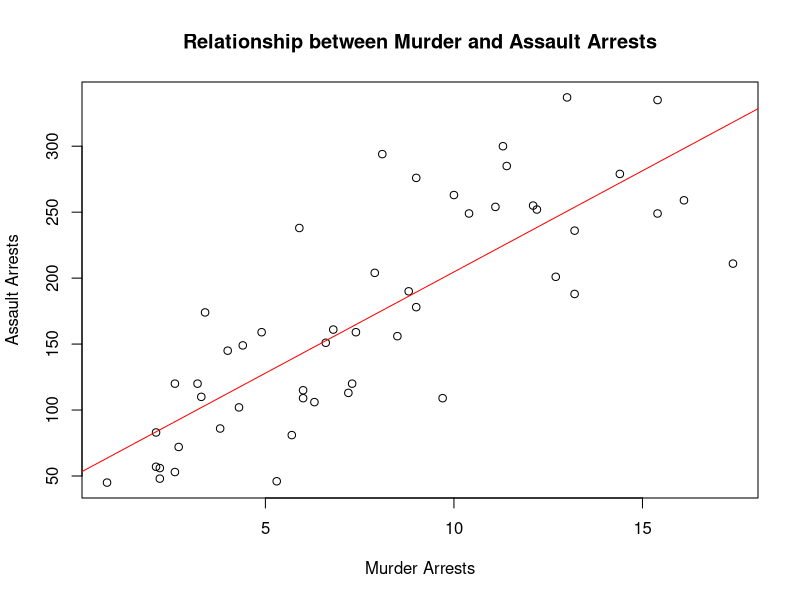
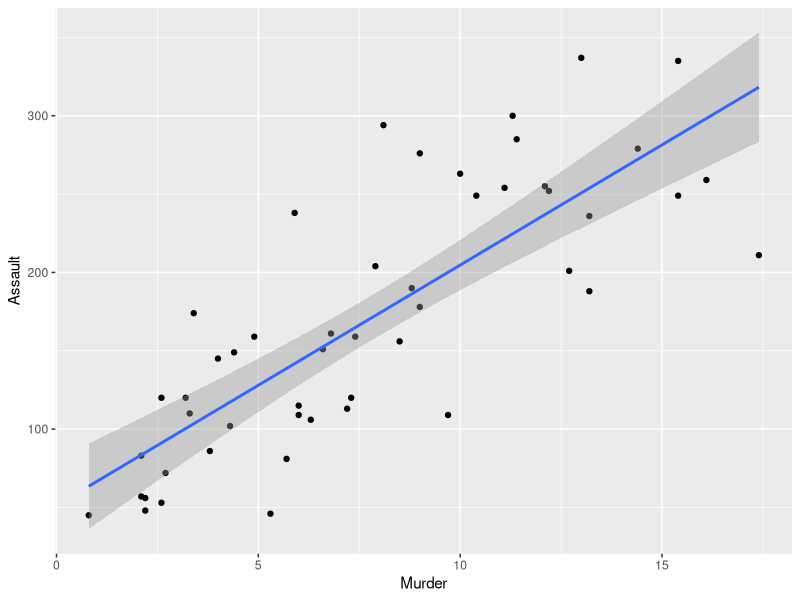
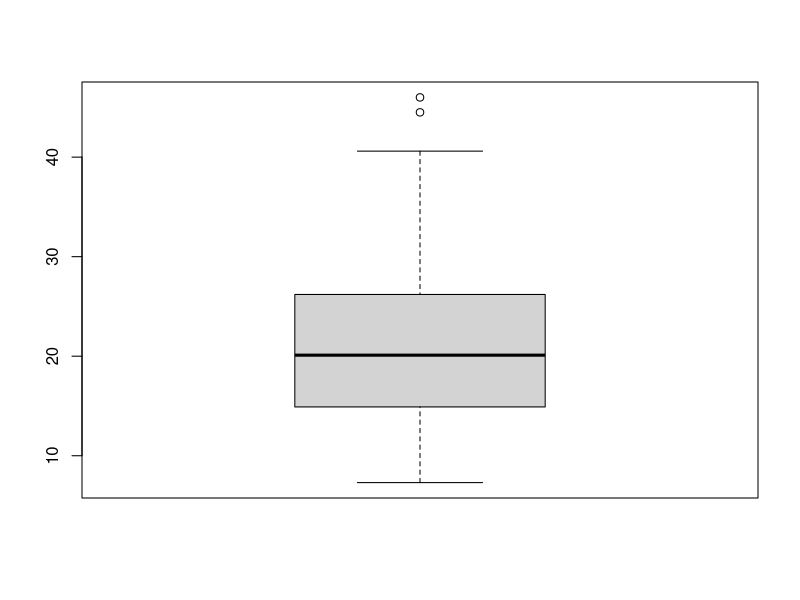
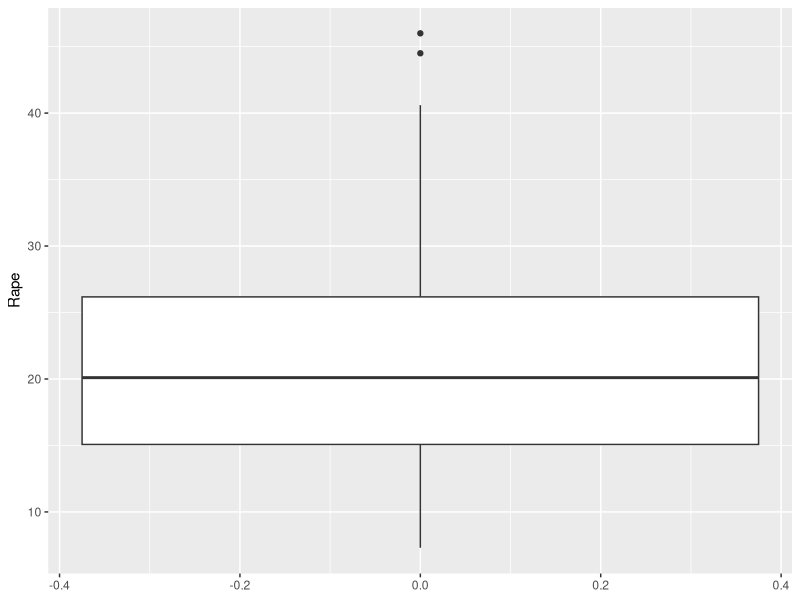
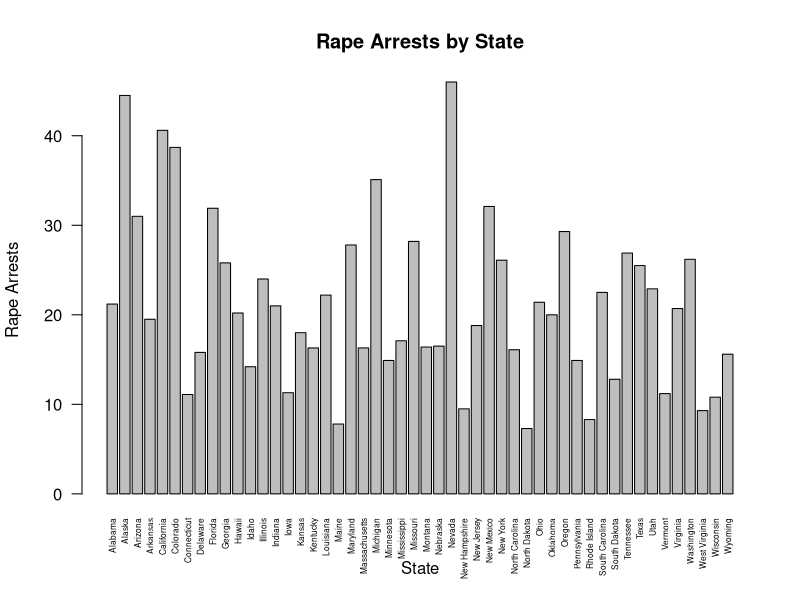
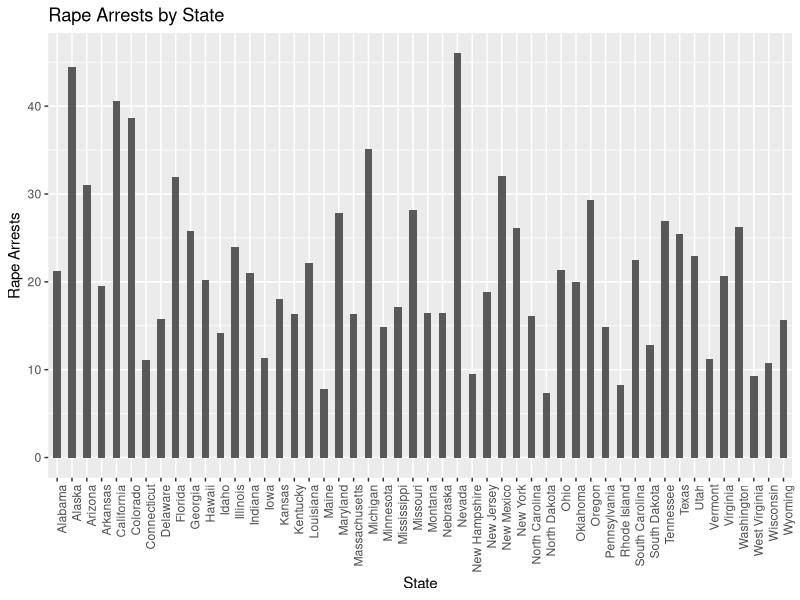
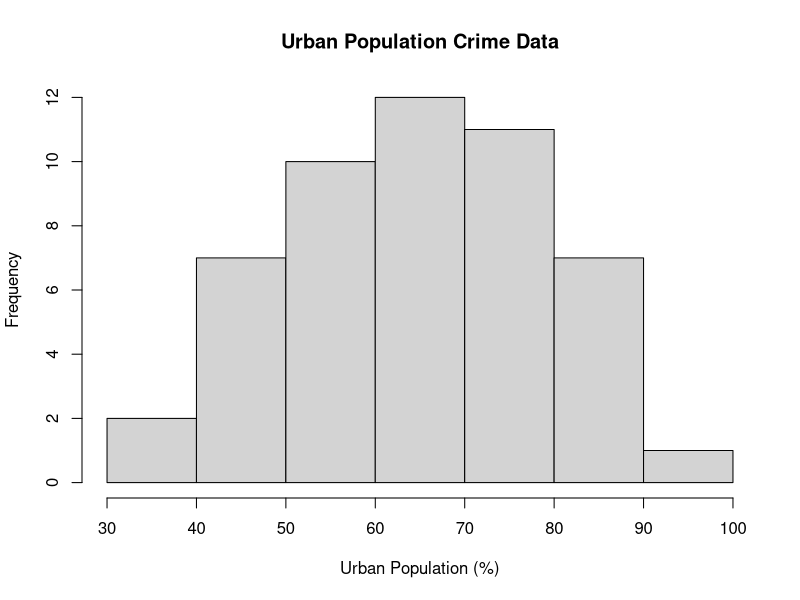
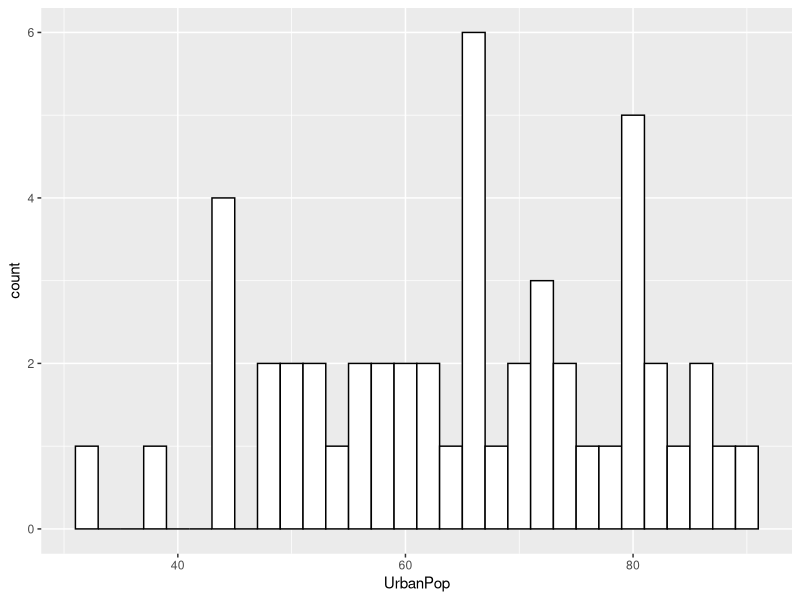

Source code (R) for these figures, in order:
library(tidyverse)
library(here)
library(datasets)
here() #use here to set wd 

#1 load data
data("USArrests")

view(USArrests)

#name dataset as data 
data <- USArrests
#assign x and y variables 
x <- data$Murder
y <- data$Assault

#2
#Base R
plot(x, y, main = "Relationship between Murder and Assault Arrests", 
     xlab = "Murder Arrests",
     ylab = "Assault Arrests")
abline(lm(y ~ x, data = data), col="red")

#GGplot
ggplot(data = data, aes(x = Murder, y = Assault)) + geom_point() + geom_smooth(method = "lm")

#3

#R
boxplot(data$Rape)


#GG
ggplot(data = data, aes(y = Rape)) + geom_boxplot()


#4
#needed to add new column of state names since the other was not a variable in 
#the dataframe
states <- c(state.name) #use state.name data
data$states <- states #apply new column 

#R
barplot(data$Rape, main="Rape Arrests by State",
        xlab="State",
        ylab="Rape Arrests",
        names.arg = c(states), #apply names to x label bars
        cex.names = .5, #change font size
        las=2) #las changes orientation of x-labels

#GG
ggplot(data, aes(x=factor(states), y=Rape, label=Rape)) + 
  geom_bar(stat='identity', width=.5) +
  labs(title="Rape Arrests by State", y="Rape Arrests", x="State") +
  scale_y_continuous(labels = scales::comma) +
  theme(axis.text.x=element_text(angle=90, hjust=1))

#5
#R
hist(data$UrbanPop, main = "Urban Population Crime Data", 
     xlab = "Urban Population (%)")

#GG

ggplot(data, aes(x=UrbanPop)) + 
  geom_histogram(binwidth = 2,
  color="black", fill="white")




